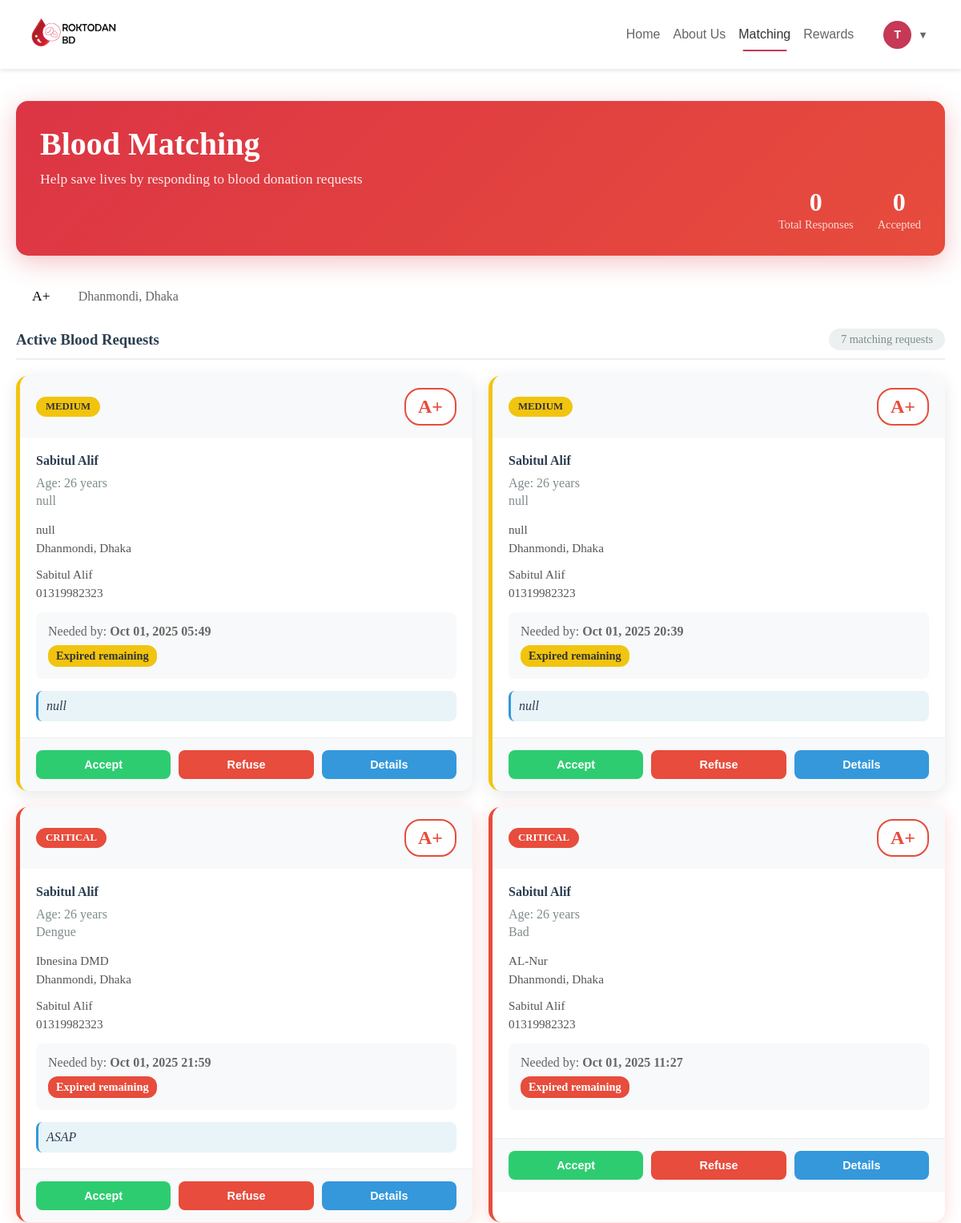
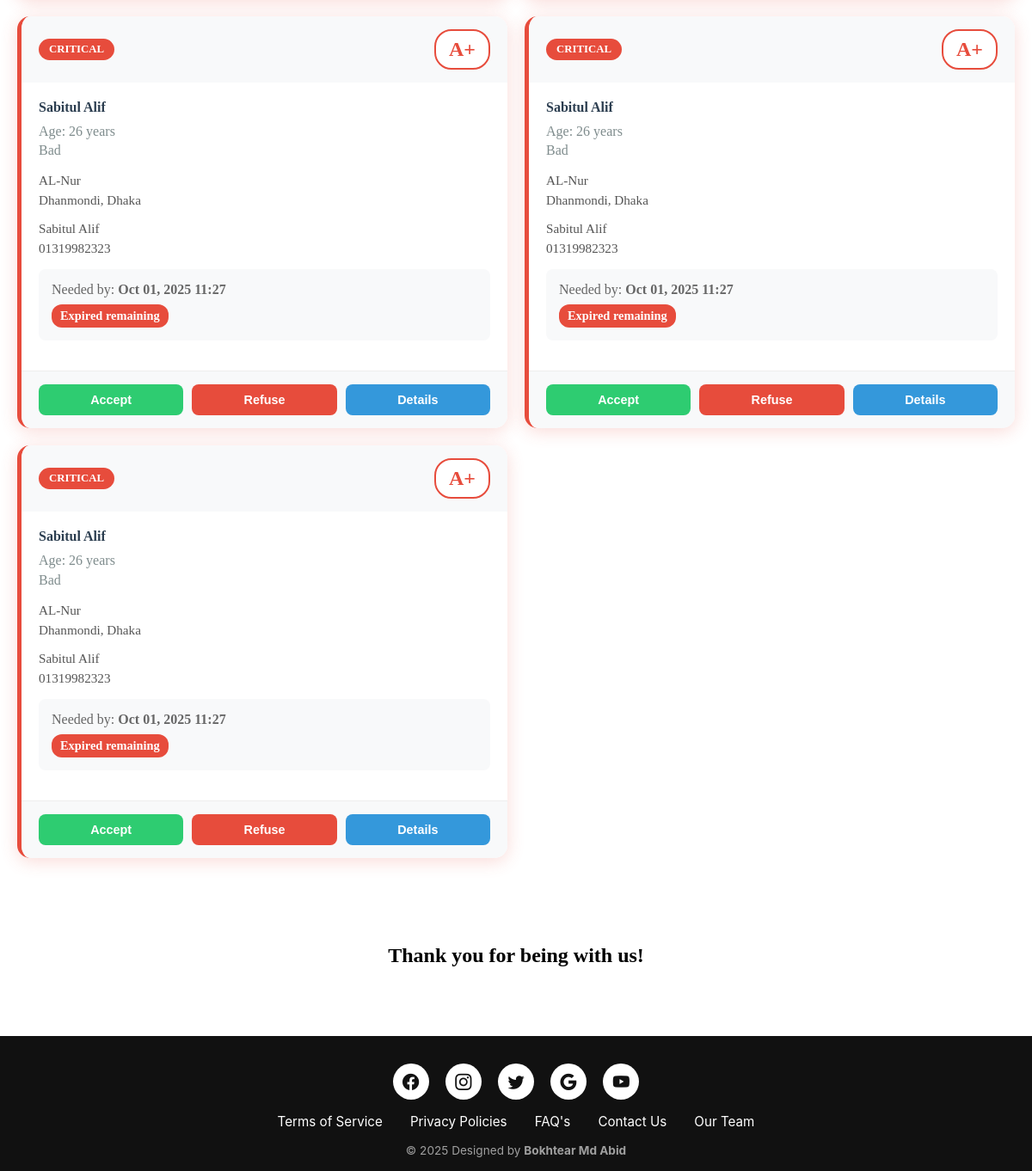
Page /matching/ (signed in) on the earlier database version (2 pictures, top to bottom).
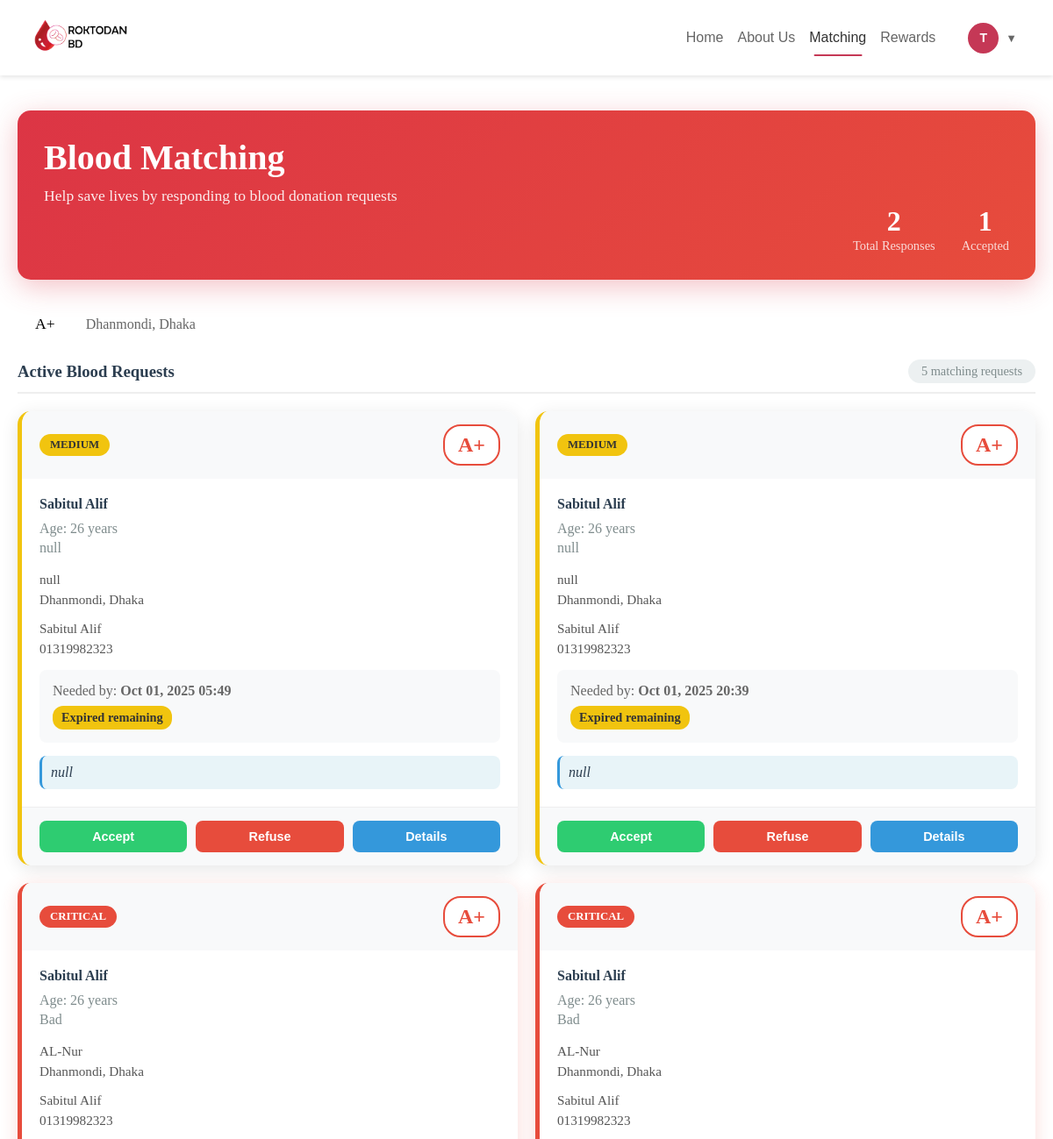
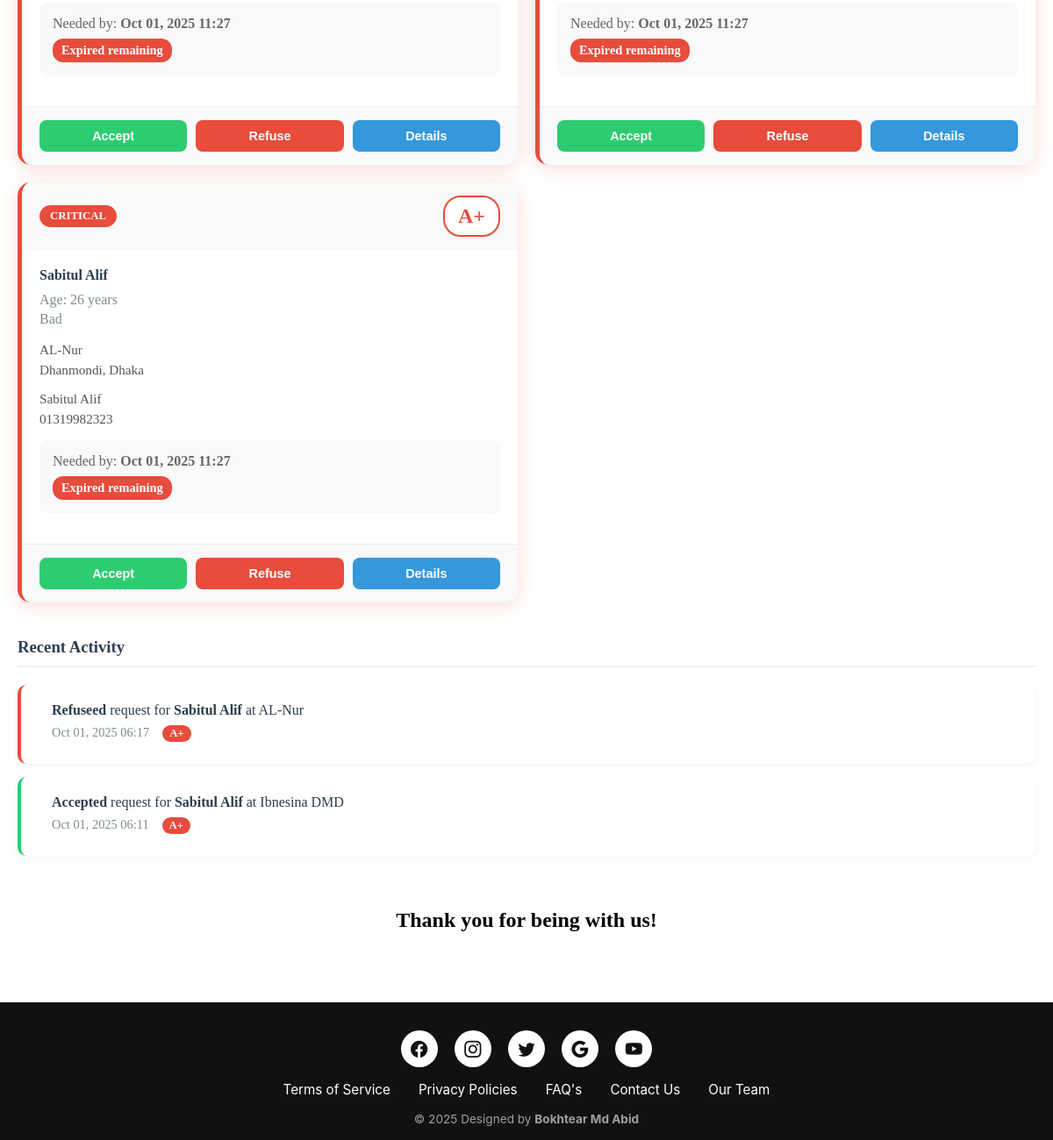
Same page on the later database version (2 pictures, top to bottom).
### roktodanbdweb/models.py (models this page shows, shortened)
class BloodRequest(models.Model):
    URGENCY_CHOICES = [
        ('low', 'Low'),
        ('medium', 'Medium'),
        ('high', 'High'),
        ('critical', 'Critical'),
    ]
    STATUS_CHOICES = [
        ('active', 'Active'),
        ('fulfilled', 'Fulfilled'),
        ('expired', 'Expired'),
        ('cancelled', 'Cancelled'),
    ]
    recipient = models.ForeignKey(Recipient, on_delete=models.CASCADE, related_name='blood_requests')
    blood_group_needed = models.CharField(max_length=3, choices=Donor.BLOOD_GROUP_CHOICES)
    units_needed = models.PositiveIntegerField(default=1, help_text="Number of blood units needed")
    urgency_level = models.CharField(max_length=10, choices=URGENCY_CHOICES, default='medium')
    hospital_name = models.CharField(max_length=200)
    hospital_address = models.TextField()
    thana = models.CharField(max_length=50, choices=Donor.THANA_CHOICES)
    district = models.CharField(max_length=50, default='Dhaka')
    patient_name = models.CharField(max_length=100)
    patient_age = models.PositiveIntegerField()
    medical_condition = models.CharField(max_length=200, blank=True)
    needed_by_date = models.DateTimeField()
    additional_notes = models.TextField(blank=True)
    contact_person = models.CharField(max_length=100)
    contact_number = models.CharField(max_length=15)
    alternative_contact = models.CharField(max_length=15, blank=True)
    status = models.CharField(max_length=20, choices=STATUS_CHOICES, default='active')
    created_at = models.DateTimeField(auto_now_add=True)
    updated_at = models.DateTimeField(auto_now=True)
    expires_at = models.DateTimeField()
    class Meta:
        ordering = ['-urgency_level', '-created_at']
        verbose_name = 'Blood Request'
        verbose_name_plural = 'Blood Requests'
        indexes = [
            models.Index(fields=['blood_group_needed']),
            models.Index(fields=['thana']),
            models.Index(fields=['status']),
            models.Index(fields=['urgency_level']),
        ]
    @property
    def time_remaining(self):
        from datetime import timedelta
        remaining = self.needed_by_date - timezone.now()
        if remaining.total_seconds() < 0:
            return "Expired"
        elif remaining.days > 0:
            return f"{remaining.days} days"
        elif remaining.seconds > 3600:
            hours = remaining.seconds // 3600
            return f"{hours} hours"
        else:
            minutes = remaining.seconds // 60
            return f"{minutes} minutes"

class DonorResponse(models.Model):
    RESPONSE_CHOICES = [
        ('accept', 'Accept'),
        ('refuse', 'Refuse'),
    ]
    donor = models.ForeignKey(Donor, on_delete=models.CASCADE, related_name='responses')
    blood_request = models.ForeignKey(BloodRequest, on_delete=models.CASCADE, related_name='donor_responses')
    response = models.CharField(max_length=10, choices=RESPONSE_CHOICES)
    response_date = models.DateTimeField(auto_now_add=True)
    notes = models.TextField(blank=True, help_text="Optional notes for the response")
    preferred_donation_time = models.DateTimeField(null=True, blank=True)
    availability_notes = models.TextField(blank=True)
    class Meta:
        unique_together = ['donor', 'blood_request']
        ordering = ['-response_date']
        verbose_name = 'Donor Response'
        verbose_name_plural = 'Donor Responses'

### roktodanbdweb/views.py (the view)
# urls.py: path('matching/', views.matching, name='matching'),
@login_required
def matching(request):
    try:
        donor = get_object_or_404(Donor, user=request.user)
    except Donor.DoesNotExist:
        messages.error(request, "Donor profile not found. Please complete your registration.")
        return redirect('donor_registration')
    compatible_requests = BloodRequest.objects.filter(
        blood_group_needed=donor.blood_group,
        thana=donor.thana,
        status='active'
    ).exclude(
        donor_responses__donor=donor
    ).order_by('-urgency_level', '-created_at')
    recent_responses = DonorResponse.objects.filter(
        donor=donor
    ).select_related('blood_request', 'blood_request__recipient').order_by('-response_date')[:10]
    total_responses = DonorResponse.objects.filter(donor=donor).count()
    accepted_responses = DonorResponse.objects.filter(donor=donor, response='accept').count()
    context = {
        'donor': donor,
        'compatible_requests': compatible_requests,
        'recent_responses': recent_responses,
        'total_responses': total_responses,
        'accepted_responses': accepted_responses,
    }
    return render(request, 'matching.html', context)

### templates/matching.html (shortened to what the changed rows need)
{% extends 'base.html' %}
{% load static %}
{% block extra_css %}
<link rel="stylesheet" href="{% static 'css/matching.css' %}">
{% endblock %}
{% block content %}
<div class="matching-container">
    <div class="matching-header">
        <div class="row align-items-center">
            <div class="col-md-8">
                <h2 class="page-title">
                    Blood Matching
                </h2>
            </div>
            <div class="col-md-4">
                <div class="donor-stats">
                    <div class="stat-item">
                        <span class="stat-number">{{ total_responses }}</span>
                        <span class="stat-label">Total Responses</span>
                    </div>
                    <div class="stat-item">
                        <span class="stat-number">{{ accepted_responses }}</span>
                        <span class="stat-label">Accepted</span>
                    </div>
                </div>
            </div>
        </div>
    </div>
    <div class="requests-section">
        <div class="section-header">
            <h3>Active Blood Requests</h3>
            <span class="request-count">{{ compatible_requests|length }} matching request{{ compatible_requests|length|pluralize }}</span>
        </div>
        {% if compatible_requests %}
            <div class="requests-grid">
                {% for request in compatible_requests %}
                <div class="request-card urgency-{{ request.urgency_level }}">
                    <div class="request-header">
                        <div class="urgency-badge urgency-{{ request.urgency_level }}">
                            {% if request.urgency_level == 'critical' %}
                                 CRITICAL
                            {% elif request.urgency_level == 'high' %}
                                <i class="fas fa-exclamation-circle"></i> HIGH
                            {% elif request.urgency_level == 'medium' %}
                                 MEDIUM
                            {% else %}
                                <i class="fas fa-circle"></i> LOW
                            {% endif %}
                        </div>
                        <div class="blood-group-needed">{{ request.blood_group_needed }}</div>
                    </div>
                    <div class="request-body">
                        <div class="patient-info">
                            <h4>{{ request.patient_name }}</h4>
                            <p class="patient-details">
                                Age: {{ request.patient_age }} years
                                {% if request.medical_condition %}
                                    <br>{{ request.medical_condition }}
                                {% endif %}
                            </p>
                        </div>
                        <div class="hospital-info">
                            <p>{{ request.hospital_name }}</p>
                            <p>{{ request.thana }}, {{ request.district }}</p>
                        </div>
                        <div class="contact-info">
                            <p>{{ request.contact_person }}</p>
                            <p>{{ request.contact_number }}</p>
                        </div>
                        <div class="time-info">
                            <div class="needed-by">
                                Needed by:
                                <strong>{{ request.needed_by_date|date:"M d, Y H:i" }}</strong>
                            </div>
                            <div class="time-remaining {{ request.urgency_level }}">
                                {{ request.time_remaining }} remaining
                            </div>
                        </div>
                        {% if request.additional_notes %}
                        <div class="additional-notes">
                            <p>{{ request.additional_notes }}</p>
                        </div>
                        {% endif %}
                    </div>
                    <div class="request-actions">
                        <button class="btn btn-accept" onclick="showResponseModal({{ request.id }}, 'accept')">
                            Accept
                        </button>
                        <button class="btn btn-refuse" onclick="showResponseModal({{ request.id }}, 'refuse')">
                            Refuse
                        </button>
                        <button class="btn btn-details" onclick="toggleDetails({{ request.id }})">
                            Details
                        </button>
                    </div>
                </div>
                {% endfor %}
            </div>
        {% endif %}
    </div>
    {% if recent_responses %}
    <div class="recent-activity-section">
        <div class="section-header">
            <h3>Recent Activity</h3>
        </div>
        <div class="activity-list">
            {% for response in recent_responses %}
            <div class="activity-item response-{{ response.response }}">
                <div class="activity-content">
                    <div class="activity-main">
                        <strong>{{ response.response|title }}ed</strong> request for
                        <strong>{{ response.blood_request.patient_name }}</strong>
                        at {{ response.blood_request.hospital_name }}
                    </div>
                    <div class="activity-meta">
                        <span class="activity-date">
                            {{ response.response_date|date:"M d, Y H:i" }}
                        </span>
                        <span class="blood-group">{{ response.blood_request.blood_group_needed }}</span>
                    </div>
                </div>
            </div>
            {% endfor %}
        </div>
    </div>
    {% endif %}
    <div style="text-align: center; padding: 60px 0 40px 0;">
        <h2>Thank you for being with us!</h2>
    </div>
</div>
{% endblock %}

Differences in the rows shown:
no longer on this page (row unchanged): BloodRequest: urgency_level "CRITICAL", blood_group_needed "A+", patient_name "Sabitul Alif", patient_age "26", medical_condition "Dengue", hospital_name "Ibnesina DMD", thana "Dhanmondi", district "Dhaka", contact_person "Sabitul Alif", contact_number "01319982323", needed_by_date "Oct 01, 2025 21:59", time_remaining "Expired", additional_notes "ASAP"
no longer on this page (row unchanged): BloodRequest: urgency_level "CRITICAL", blood_group_needed "A+", patient_name "Sabitul Alif", patient_age "26", medical_condition "Bad", hospital_name "AL-Nur", thana "Dhanmondi", district "Dhaka", contact_person "Sabitul Alif", contact_number "01319982323", needed_by_date "Oct 01, 2025 11:27", time_remaining "Expired"
added DonorResponse: response "Refuse", blood_request.patient_name "Sabitul Alif", blood_request.hospital_name "AL-Nur", response_date "Oct 01, 2025 06:17", blood_request.blood_group_needed "A+"
added DonorResponse: response "Accept", blood_request.patient_name "Sabitul Alif", blood_request.hospital_name "Ibnesina DMD", response_date "Oct 01, 2025 06:11", blood_request.blood_group_needed "A+"
Other differences:
{{ total_responses }}: "0" → "2"
{{ accepted_responses }}: "0" → "1"
{{ compatible_requests|length }}: "7" → "5"
text now shown: "Recent Activity"
